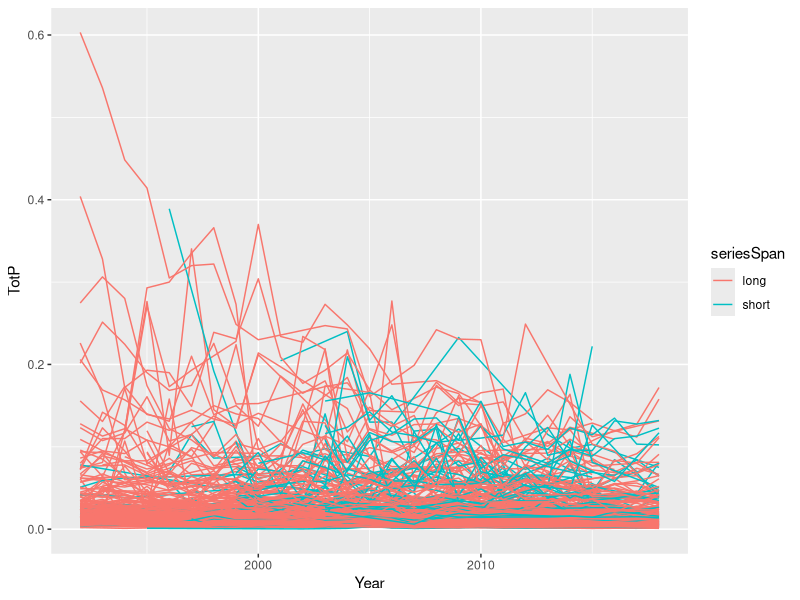
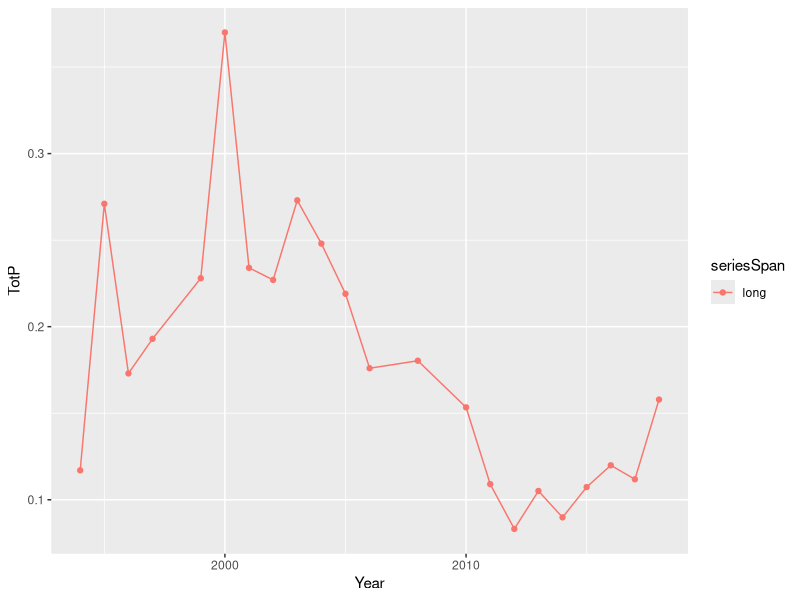
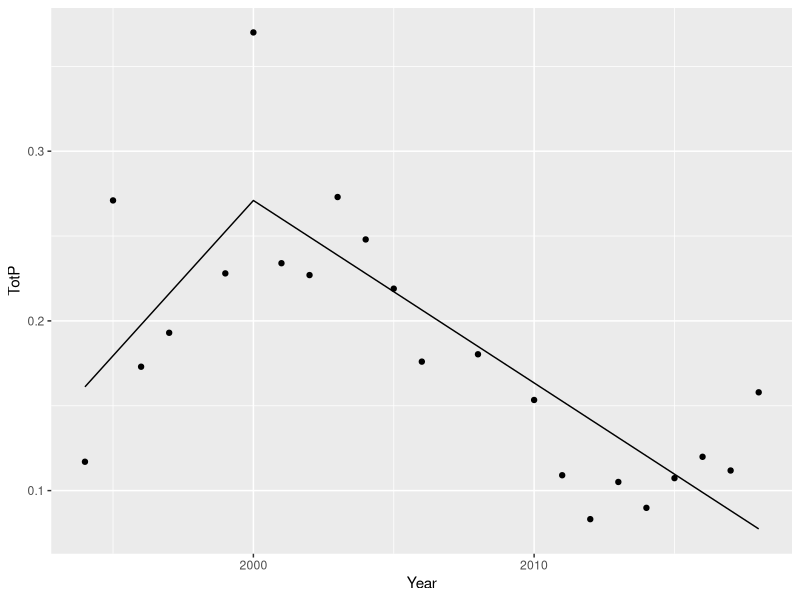
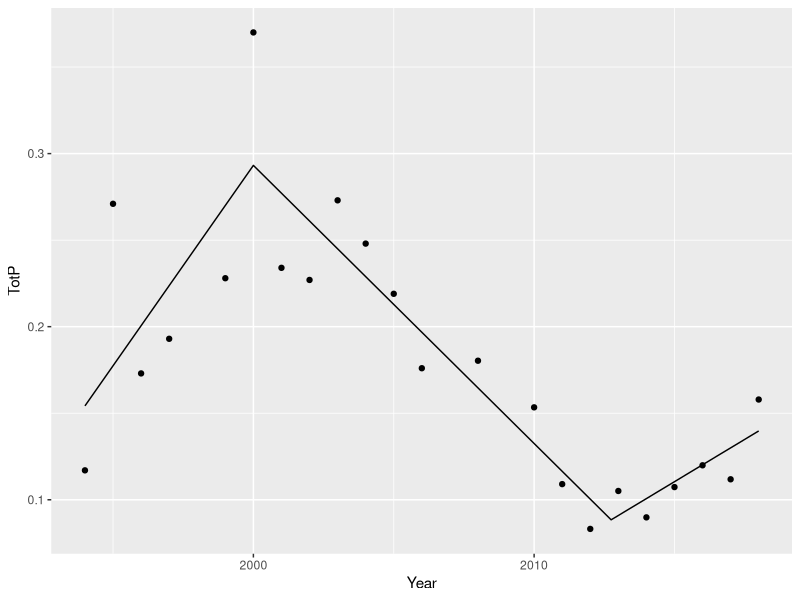

The R script that drew these images, in order: (Note: this script raises an error after producing the figures.)

# Knekkpunkt-analyse
# Har delvis brukt https://rpubs.com/MarkusLoew/12164 som guide

# 1-2 er å laste pakker og data
# 3-4 er testing med et eksempel
# 5-8 er den faktiske analysen for denne fila


#o#o#o#o#o#o#o#o#o#o#o#o#o#o#o#o#o#o#o#o#o#o#o#o#o#o#o
#
# 1. Libraries  ----
#
#o#o#o#o#o#o#o#o#o#o#o#o#o#o#o#o#o#o#o#o#o#o#o#o#o#o#o

# install.packages("segmented")
library(segmented)
library(dplyr)
library(tidyr)
library(ggplot2)
library(purrr)

#o#o#o#o#o#o#o#o#o#o#o#o#o#o#o#o#o#o#o#o#o#o#o#o#o#o#o
#
# 2. Data ----
#
#o#o#o#o#o#o#o#o#o#o#o#o#o#o#o#o#o#o#o#o#o#o#o#o#o#o#o

dat <- read.delim("Input_data/LWTP.txt")

head(dat)

# Kjapp titt på datasett
library(skimr)
skim(dat)

#
# Omformater til "langt" datasett
#
dat2 <- dat %>%
  pivot_longer(X1992:X2018, names_to = "Year", values_to = "TotP") %>%
  mutate(Year = as.numeric(substr(Year,2,5))) %>%
  filter(!is.na(TotP))

ggplot(dat2, aes(Year, TotP, group = monitoringSiteIdentifier, color = seriesSpan)) +
  geom_line()

#
# Lagre 'identifiers'   
#
identifiers <- dat$monitoringSiteIdentifier

#o#o#o#o#o#o#o#o#o#o#o#o#o#o#o#o#o#o#o#o#o#o#o#o#o#o#o
#
# 3. En relativt tilfeldig serie  ---- 
#
#o#o#o#o#o#o#o#o#o#o#o#o#o#o#o#o#o#o#o#o#o#o#o#o#o#o#o

dat2_pick <- dat2 %>% filter(monitoringSiteIdentifier == identifiers[2])
dat2_pick <- dat2 %>% filter(monitoringSiteIdentifier == "DESM_DEBE_345")

ggplot(dat2_pick, aes(Year, TotP, group = monitoringSiteIdentifier, color = seriesSpan)) +
  geom_line() +
  geom_point()


#o#o#o#o#o#o#o#o#o#o#o#o#o#o#o#o#o#o#o#o#o#o#o#o#o#o#o
#
# 4a. Eksempel i https://rpubs.com/MarkusLoew/12164 ----
#
#o#o#o#o#o#o#o#o#o#o#o#o#o#o#o#o#o#o#o#o#o#o#o#o#o#o#o

# create a linear model
my.lm <- lm(TotP ~ Year, data = dat2_pick)
# summary(my.lm)

# turn linear model into a segmented model
my.seg1 <- segmented(my.lm, 
                    seg.Z = ~ Year, 
                    psi = mean(range(dat2_pick$Year)))
summary(my.seg1)
my.seg1$psi
slope(my.seg1)
# class(my.seg1)

my.fitted <- fitted(my.seg1)
yrs <- seq(min(dat2_pick$Year), max(dat2_pick$Year))
my.fitted <- predict(my.seg1, 
                     newdata = data.frame(Year = yrs))
my.model <- data.frame(Year = yrs, TotP = my.fitted)

ggplot(dat2_pick, aes(Year, TotP)) +
  geom_point() +
  geom_line(data = my.model)

#
# Same, but with 2 breakpoints
#
starting_values <- seq(min(dat2_pick$Year), max(dat2_pick$Year), length = 4)
starting_values <- starting_values[2:3]
starting_values
my.seg2 <- segmented(my.lm, 
                     seg.Z = ~ Year, 
                     psi = starting_values)
summary(my.seg2)
my.seg2$psi
slope(my.seg2)
# class(my.seg2)

my.fitted <- fitted(my.seg2)

# points on x axis for plotting line
yrs <- c(min(dat2_pick$Year), 
         my.seg2[["psi"]][,2],
         max(dat2_pick$Year))

my.fitted <- predict(my.seg2, 
                     newdata = data.frame(Year = yrs))
my.model <- data.frame(Year = yrs, TotP = my.fitted)

ggplot(dat2_pick, aes(Year, TotP)) +
  geom_point() +
  geom_line(data = my.model)

#
# Test for zero, one or two breakpoints
#
test1 <- pscore.test(my.seg1) 
test2 <- pscore.test(my.seg1, more.break = TRUE) 
test1
str(test1)
test2 
str(test2)

#o#o#o#o#o#o#o#o#o#o#o#o#o#o#o#o#o#o#o#o#o#o#o#o#o#o#o
# 
# 4b. selgmented -----
#    velger automatisk antall breakpoints
# 
#o#o#o#o#o#o#o#o#o#o#o#o#o#o#o#o#o#o#o#o#o#o#o#o#o#o#o

my.selg <- selgmented(my.lm, Kmax = 2)
summary(my.selg)

my.selg <- selgmented(olm=my.lm, Kmax = 3, type = "davies")
my.selg <- selgmented(olm=my.lm, Kmax = 3, type = "bic")


#o#o#o#o#o#o#o#o#o#o#o#o#o#o#o#o#o#o#o#o#o#o#o#o#o#o#o
#
# 5. Kjør alle (<1 minutt) ----
#
#o#o#o#o#o#o#o#o#o#o#o#o#o#o#o#o#o#o#o#o#o#o#o#o#o#o#o

# 
# Definere funksjon (bruker selgmented)
# 
get_model <- function(id, data){
  cat("-------------------------------------------------\n", id, "\n")   # prints to screen (or file)
  data_pick <<- data %>% filter(monitoringSiteIdentifier == id) # using "<<-" because selgmented relies on data_pick being global :-|
  # create a linear model
  my.lm <- lm(TotP ~ Year, data = data_pick)
  result <- selgmented(my.lm, seg.Z = ~ Year, Kmax = 2)
  cat("\n")
  list(result = result, id = id)
}
# Test 1
get_model(identifiers[6], dat2)

# Test 2
test <- identifiers[5:6] %>% 
  purrr::map(get_model, data = dat2) %>% 
  set_names(identifiers[5:6])
str(test, 1)
str(test[[1]], 1)

#
# Kjører alle (< 1 minutt)
#
sink("01_Output_selgmented.txt")     # sender output (som ellers ville gått til skjerm) til denne fila
model_list <- purrr::map(identifiers, get_model, data = dat2)
model_list <- set_names(model_list, identifiers)
sink()                              # sender output til skjerm igjen

str(model_list[1:10],1)

model_list[[1]]$psi  # = NULL fordi det ikke e4r noen knekkpunkter
model_list[[6]]$psi  # en rad per knekkpunkt


#o#o#o#o#o#o#o#o#o#o#o#o#o#o#o#o#o#o#o#o#o#o#o#o#o#o#o
#
# 6. Antall knekkpunkt ----
#
#o#o#o#o#o#o#o#o#o#o#o#o#o#o#o#o#o#o#o#o#o#o#o#o#o#o#o

get_number_of_breakpoints <- function(model){
  n <- ifelse(
    is.null(model$result$psi),
    0,                       # hvis
    nrow(model$result$psi)
  )
  tibble(
    monitoringSiteIdentifier = model$id,
    n_breaks = n
  )
}
# Test
# get_number_of_breakpoints(model_list[[1]])
# get_number_of_breakpoints(model_list[[6]])

# Samle alle 
df_number_of_breakpoints <- model_list %>% map_dfr(get_number_of_breakpoints)

#o#o#o#o#o#o#o#o#o#o#o#o#o#o#o#o#o#o#o#o#o#o#o#o#o#o#o
#
# 7a. Verdi av knekkpunkt(er) ----
#
#o#o#o#o#o#o#o#o#o#o#o#o#o#o#o#o#o#o#o#o#o#o#o#o#o#o#o

get_breakpoints <- function(model){
  result <- 
    tibble(monitoringSiteIdentifier = model$id,
           Brk1 = as.numeric(NA), 
           Brk1_SE = as.numeric(NA),
           Brk2 = as.numeric(NA), 
           Brk2_SE = as.numeric(NA))
  if (!is.null(model$result[["psi"]])){
    result$Brk1 <- model$result[["psi"]][1, "Est."]
    result$Brk1_SE <- model$result[["psi"]][1, "St.Err"]
    if (nrow(model$result[["psi"]]) == 2){
      result$Brk2 <- model$result[["psi"]][2, "Est."]
      result$Brk2_SE <- model$result[["psi"]][2, "St.Err"]
    }
  }
  result
}
# Test
get_breakpoints(model_list[[1]])
get_breakpoints(model_list[[6]])
get_breakpoints(model_list[["FISW_214"]])

# Samle alle 
df_breakpoints_value <- purrr::map_dfr(model_list, get_breakpoints)

#o#o#o#o#o#o#o#o#o#o#o#o#o#o#o#o#o#o#o#o#o#o#o#o#o#o#o
#
# 7b. Verdi av stigningstall ----
#
#o#o#o#o#o#o#o#o#o#o#o#o#o#o#o#o#o#o#o#o#o#o#o#o#o#o#o

get_slope <- function(model){
  result <- 
    data.frame(monitoringSiteIdentifier = model$id,
               Slope1 = as.numeric(NA), 
               Slope1_SE = as.numeric(NA),
               Slope2 = as.numeric(NA), 
               Slope2_SE = as.numeric(NA),
               Slope3 = as.numeric(NA), 
               Slope3_SE = as.numeric(NA),
               Slope_p = as.numeric(NA))
  result[1, "Slope_p"] <- summary(model$result)$coef[2,4]  
  if (is.null(model$result$psi)){
    result[1, c("Slope1","Slope1_SE")] <- summary(model$result)$coef[2,1:2]
  } else {
    slopes <- slope(model$result)
    result[1, c("Slope1","Slope1_SE")] <- slopes$Year[1,1:2]
    result[1, c("Slope2","Slope2_SE")] <- slopes$Year[2,1:2]
    if (nrow(slopes$Year) == 3){
      result[1, c("Slope3","Slope3_SE")] <- slopes$Year[3,1:2]
    }
  }
  result
}

# Test
get_slope(model_list[[1]])
get_slope(model_list[[6]])
get_slope(model_list[["FISW_214"]])

#
# Finn alle stigningstall
#
df_slopes <- purrr::map_dfr(model_list, get_slope)


#o#o#o#o#o#o#o#o#o#o#o#o#o#o#o#o#o#o#o#o#o#o#o#o#o#o#o
#
# 8. Sett sammen resultater fra 5,6,7 ----  
#
#o#o#o#o#o#o#o#o#o#o#o#o#o#o#o#o#o#o#o#o#o#o#o#o#o#o#o

df_breakpoints <- dat %>%
  select(waterBodyCategory:seriesSpan) %>%
  left_join(df_number_of_breakpoints) %>%
  left_join(df_breakpoints_value) %>%
  left_join(df_slopes)
  

#o#o#o#o#o#o#o#o#o#o#o#o#o#o#o#o#o#o#o#o#o#o#o#o#o#o#o
#
# 9a. Plott knekkpunkt ----
#
# Kun "long"
#
#o#o#o#o#o#o#o#o#o#o#o#o#o#o#o#o#o#o#o#o#o#o#o#o#o#o#o

df_breakpoints %>%
  filter(seriesSpan == "long") %>%
  ggplot(aes(monitoringSiteIdentifier, color = countryCode)) +
  geom_pointrange(aes(y = Brk1, ymin = Brk1 - Brk1_SE, ymax = Brk1 + Brk1_SE)) +
  geom_pointrange(aes(y = Brk2, ymin = Brk2 - Brk2_SE, ymax = Brk2 + Brk1_SE)) +
  theme(axis.text.y = element_text(size = 6)) +
  coord_flip()

ggsave("01_df_breakpoints.png", width = 6, height = 12, dpi = 400)

#o#o#o#o#o#o#o#o#o#o#o#o#o#o#o#o#o#o#o#o#o#o#o#o#o#o#o
#
# 9b. Histogram for år for knekkpunkt ----
#
#o#o#o#o#o#o#o#o#o#o#o#o#o#o#o#o#o#o#o#o#o#o#o#o#o#o#o

# Histogram for hevrt land
df_breakpoints %>%
  select(waterBodyCategory:seriesSpan, Brk1, Brk2) %>%
  pivot_longer(Brk1:Brk2, names_to = "Break_no", values_to = "Year") %>% 
  filter(seriesSpan == "long") %>%
  ggplot(aes(Year)) +
  geom_histogram(binwidth = 1) + 
  facet_wrap(vars(countryCode))

# Histogram med farger for land
df_breakpoints %>%
  select(waterBodyCategory:seriesSpan, Brk1, Brk2) %>%
  pivot_longer(Brk1:Brk2, names_to = "Break_no", values_to = "Year") %>% 
  filter(seriesSpan == "long") %>%
  ggplot(aes(Year, fill = countryCode)) +
  geom_histogram(binwidth = 1)

# Histogram med mellomrom
df_breakpoints %>%
  select(waterBodyCategory:seriesSpan, Brk1, Brk2) %>%
  pivot_longer(Brk1:Brk2, names_to = "Break_no", values_to = "Year") %>% 
  filter(seriesSpan == "long" & !is.na(Year)) %>%
  mutate(Year2 = round(Year, 0)) %>% # View()
  # Oppsummere data:
  count(countryCode, Year2) %>% #View()
  ggplot(aes(Year2, y = n)) +
  geom_col(aes(fill = countryCode)) +
  labs(x = "", y = "Count")

#o#o#o#o#o#o#o#o#o#o#o#o#o#o#o#o#o#o#o#o#o#o#o#o#o#o#o
#
# 9c. Stigningstall før/etter brekkpunkt 1 ----
#
#o#o#o#o#o#o#o#o#o#o#o#o#o#o#o#o#o#o#o#o#o#o#o#o#o#o#o

gg <- df_breakpoints %>%
  filter(seriesSpan == "long" & Brk1 >= 1996 & Brk1 <= 1999) %>%
  ggplot(aes(Slope1, Slope2, color = countryCode)) +
  geom_point()

gg

gg + 
  xlim(-0.003, 0.003) + ylim(-0.003, 0.003) +
  geom_hline(yintercept = 0) +
  geom_vline(xintercept = 0)

#o#o#o#o#o#o#o#o#o#o#o#o#o#o#o#o#o#o#o#o#o#o#o#o#o#o#o
#
# 10. Plotting trend/data vs time ----  
#
#o#o#o#o#o#o#o#o#o#o#o#o#o#o#o#o#o#o#o#o#o#o#o#o#o#o#o

# Function 
get_plotdata_vs_time <- function(model){
  # points on x axis for plotting line
  yrs <- c(model$result$rangeZ[1], 
           model$result[["psi"]][,2],
           model$result$rangeZ[2])
  my.fitted <- predict(model$result, 
                       newdata = data.frame(Year = yrs))
  my.model <- data.frame(
    monitoringSiteIdentifier = model$id,
    Year = yrs, 
    TotP = my.fitted)
  my.model
  }

# Test
get_plotdata_vs_time(model_list[[6]])

# Velge stasjoner med brekkpunkt 1996-1999 
stations <- df_breakpoints %>%
  filter(seriesSpan == "long" & Brk1 >= 1996 & Brk1 <= 1999) %>%
  pull(monitoringSiteIdentifier)

df_timeplot <- model_list[stations] %>% 
  map_dfr(get_plotdata_vs_time)

ggplot(df_timeplot, aes(Year, TotP, group = monitoringSiteIdentifier)) +
  geom_line()

# Kun stasjoner med 
stations <- df_breakpoints %>%
  filter(seriesSpan == "long" & Brk1 >= 1996 & Brk1 <= 1999 &
           Slope1 >  -0.004) %>%
  pull(monitoringSiteIdentifier)

df_timeplot <- model_list[stations] %>% 
  map_dfr(get_plotdata_vs_time) %>%
  left_join(dat %>%
              select(waterBodyCategory:seriesSpan))

ggplot(df_timeplot, aes(Year, TotP, 
                        group = monitoringSiteIdentifier,
                        color = countryCode)) +
  geom_line()

#o#o#o#o#o#o#o#o#o#o#o#o#o#o#o#o#o#o#o#o#o#o#o#o#o#o#o
#
# 11. Lagre ----  
#
#o#o#o#o#o#o#o#o#o#o#o#o#o#o#o#o#o#o#o#o#o#o#o#o#o#o#o

writexl::write_xlsx(df_breakpoints, "01_df_breakpoints.xlsx")
